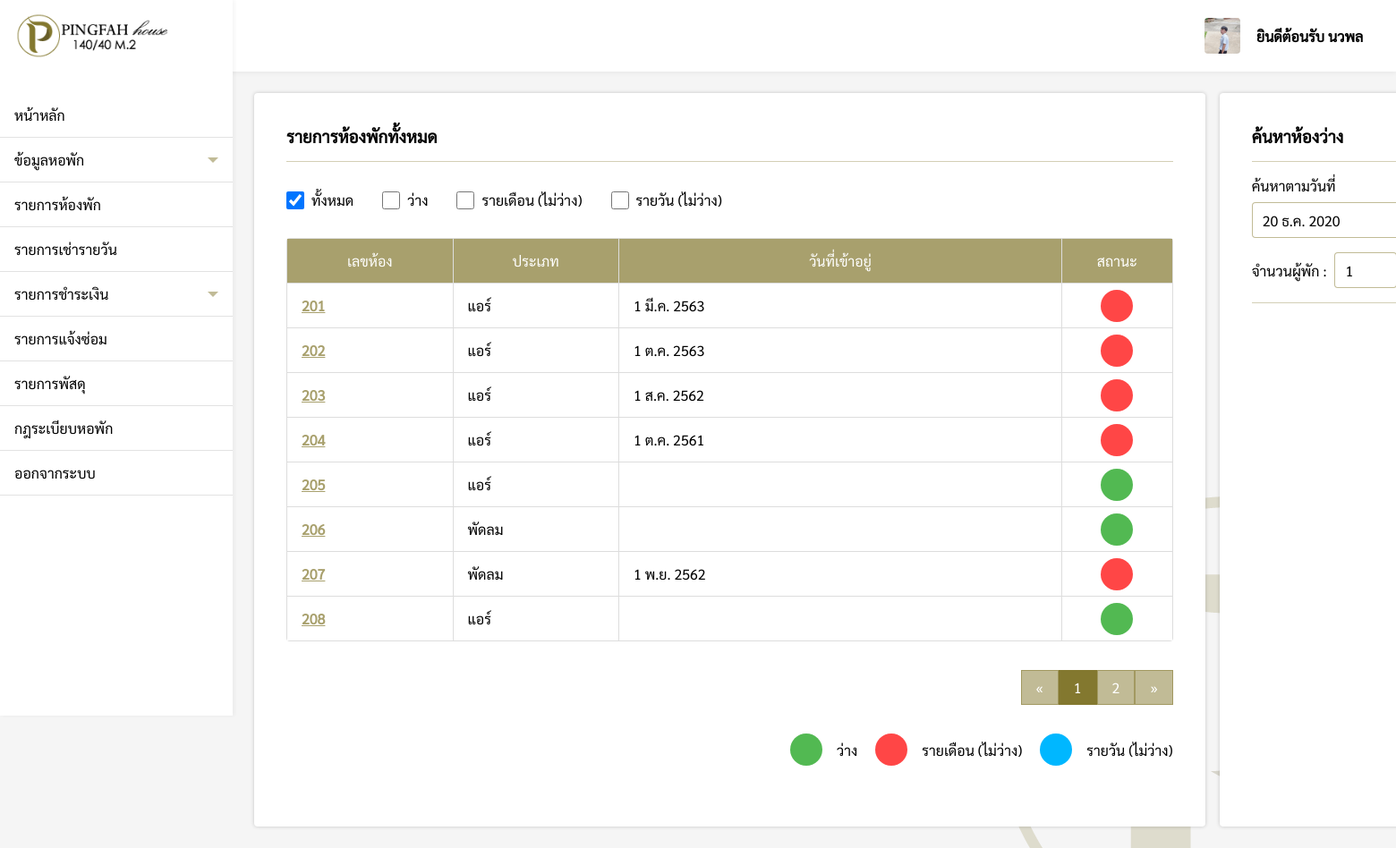
The app's page /pages/employee/roomList/index.php (signed in) with its own data.
### tables this page shows
CREATE TABLE `employee` (
  `id` int(11) NOT NULL,
  `title_name` varchar(200) NOT NULL,
  `firstname` varchar(200) NOT NULL,
  `lastname` varchar(200) NOT NULL,
  `nickname` varchar(200) NOT NULL,
  `position` varchar(200) NOT NULL,
  `id_card` varchar(200) NOT NULL,
  `tel` varchar(200) NOT NULL,
  `email` varchar(200) NOT NULL,
  `id_line` varchar(200) NOT NULL,
  `birthday` varchar(200) NOT NULL,
  `age` varchar(200) NOT NULL,
  `race` varchar(200) NOT NULL,
  `nationality` varchar(200) NOT NULL,
  `address` varchar(200) NOT NULL,
  `pic_idcard` varchar(200) NOT NULL,
  `pic_home` varchar(200) NOT NULL,
  `profile_img` varchar(200) NOT NULL,
  `username` varchar(200) NOT NULL,
  `password` varchar(200) NOT NULL
);

CREATE TABLE `roomlist` (
  `room_id` varchar(200) NOT NULL,
  `room_type` varchar(200) NOT NULL,
  `room_status` varchar(200) NOT NULL,
  `come` varchar(200) DEFAULT NULL,
  `check_in` varchar(200) DEFAULT NULL,
  `check_out` varchar(200) DEFAULT NULL
);

### pages/employee/roomList/index.php (the view, shortened to what this page needs)
<?php
if($_SESSION['level'] == 'employee'){
    include('../../connection.php');
    include('../../../components/sidebarEPY.php');
    $check = @$_REQUEST['Status'];
    $people = @$_REQUEST['people'];
    $num = 1;
    function DateThai($strDate)
    {
        $strYear = date("Y",strtotime($strDate))+543;
        $strMonth= date("n",strtotime($strDate));
        $strDay= date("j",strtotime($strDate));
        $strMonthCut = Array("","ม.ค.","ก.พ.","มี.ค.","เม.ย.","พ.ค.","มิ.ย.","ก.ค.","ส.ค.","ก.ย.","ต.ค.","พ.ย.","ธ.ค.");
        $strMonthThai=$strMonthCut[$strMonth];
        return "$strDay $strMonthThai $strYear";
    }
?>
<!DOCTYPE html>
<html lang="en">
<head>
    <link rel="stylesheet" href="../../../css/roomList.css">
    <link rel="stylesheet" href="../../../css/my-style.css">
</head>
<body>
    <div class="box" id="roomList">
        <div style="padding:24px;">
            <div class="box-grid">
                <div class="roomList-box">
                    <div>
                        <h3>รายการห้องพักทั้งหมด</h3>
                    </div>
                    <div class="hr"></div>
                    <div style="display:flex;align-items:center;">
                        <div style="padding:16px 16px 32px 0px;display:flex;align-items:center;">
                            <input type="checkbox" id="all" onchange="searchCheck(this.id)"
                                <?php if(!isset($check)){ echo "checked"; } ?>>
                            <label for="scales">ทั้งหมด</label>
                        </div>
                        <div style="padding:16px 16px 32px 16px;display:flex;align-items:center;">
                            <input type="checkbox" id="available" onchange="searchCheck(this.id)"
                                <?php if(isset($check)){ if($check == "available"){ echo "checked";}} ?>>
                            <label for="scales">ว่าง</label>
                        </div>
                        <div style="padding:16px 16px 32px 16px;display:flex;align-items:center;">
                            <input type="checkbox" id="unavailable" onchange="searchCheck(this.id)"
                                <?php if(isset($check)){ if($check == "unavailable"){ echo "checked";}} ?>>
                            <label for="scales">รายเดือน (ไม่ว่าง)</label>
                        </div>
                        <div style="padding:16px 16px 32px 16px;display:flex;align-items:center;">
                            <input type="checkbox" id="daily" onchange="searchCheck(this.id)"
                                <?php if(isset($check)){ if($check == "daily"){ echo "checked";}} ?>>
                            <label for="scales">รายวัน (ไม่ว่าง)</label>
                        </div>
                    </div>
                    <?php
                    $perpage = 8;
                    if(isset($_GET['page'])){
                        $page = $_GET['page'];
                    }else{
                        $page = 1;
                    }
                    $start = ($page - 1) * $perpage;
                    if($check == "available"){
                        $status = "ว่าง";
                        $roomlist = "SELECT * FROM  roomList WHERE room_status = '$status' ORDER BY room_id LIMIT {$start} , {$perpage}";
                    }else if($check == "unavailable"){
                        $status = "ไม่ว่าง";
                        $roomlist = "SELECT * FROM  roomList WHERE room_status = '$status' ORDER BY room_id LIMIT {$start} , {$perpage}";
                    }else{
                        $roomlist = "SELECT * FROM  roomList ORDER BY room_id LIMIT {$start} , {$perpage}";
                    }
                    $room_result = $conn->query($roomlist);
                    if ($room_result->num_rows > 0) {
                    ?>
                    <table>
                        <tr>
                            <th>เลขห้อง</th>
                            <th>ประเภท</th>
                            <th>วันที่เข้าอยู่</th>
                            <th>สถานะ</th>
                        </tr>
                        <?php
                            while($row = mysqli_fetch_array($room_result)) {
                        ?>
                        <form action="../roomList/function/editType.php?ID=<?php echo $row["room_id"]; ?>"
                            method='POST'>
                            <tr>
                                <td><a
                                        href="../roomList/room_id.php?ID=<?php echo $row[0] ?>"><?php echo $row["room_id"]; ?></a>
                                </td>
                                <td <?php echo "id='typeShow" .$row["room_id"] . "'" ?>><?php echo $row["room_type"]; ?>
                                </td>
                                <td>
                                    <?php if($row['come'] != null && $row['room_status'] != 'เช่ารายวัน'){ echo DateThai($row['come']); }; ?>
                                </td>
                                <td>
                                    <?php
                                        if($row["room_status"] == 'ว่าง'){
                                            echo "<div class='status-available'></div>";
                                        }else if($row["room_status"] == 'ไม่ว่าง'){
                                            echo "<div class='status-unavailable'></div>";
                                        }else if($row["room_status"] == 'เช่ารายวัน'){
                                            echo "<div class='status-daily'></div>";
                                        }
                                    ?>
                                </td>
                            </tr>
                        </form>
                        <?php  $num++; }?>
                    </table>
                    <?php
                    if($check == "available"){
                        $sql2 = "SELECT * FROM roomlist WHERE room_status = 'ว่าง'";
                    }else if($check == "unavailable"){
                        $sql2 = "SELECT * FROM roomlist WHERE room_status = 'ไม่ว่าง'";
                    }else if($check == "daily"){
                        $sql2 = "SELECT * FROM roomlist WHERE room_status = 'เช่ารายวัน'";
                    }else{
                        $sql2 = "SELECT * FROM roomlist";
                    }
                    $query2 = mysqli_query($conn, $sql2);
                    $total_record = mysqli_num_rows($query2);
                    $total_page = ceil($total_record / $perpage);
                    ?>
                    <div style="display:flex;justify-content:flex-end">
                        <div class="pagination">
                            <?php
                            if($check == "available"){
                            ?>
                            <a href="index.php?Status=available&page=1">&laquo;</a>
                            <?php for($i=1;$i<=$total_page;$i++){ ?>
                            <a href="index.php?Status=available&page=<?php echo $i; ?>"
                                <?php if($page == $i){ echo "style='background-color: rgb(131, 120, 47, 1);color:#fff;'"; }?>><?php echo $i; ?></a>
                            <?php } ?>
                            <a href="index.php?Status=available&page=<?php echo $total_page; ?>">&raquo;</a>
                            <?php
                            }else{
                            ?>
                            <a href="index.php?page=1">&laquo;</a>
                            <?php for($i=1;$i<=$total_page;$i++){ ?>
                            <a href="index.php?page=<?php echo $i; ?>"
                                <?php if($page == $i){ echo "style='background-color: rgb(131, 120, 47, 1);color:#fff;'"; }?>><?php echo $i; ?></a>
                            <?php } ?>
                            <a href="index.php?page=<?php echo $total_page; ?>">&raquo;</a>
                            <?php } ?>
                        </div>
                    </div>
                    <?php
                    }else{
                        echo "<div style='padding:32px 0'>ไม่มีรายการห้องพัก</div>";
                    }
                    ?>
                    <div style="display:flex;justify-content:flex-end;">
                        <div class="status-grid">
                            <div class="sub-grid">
                                <div class='status-available'></div>
                                <label>ว่าง</label>
                            </div>
                            <div class="sub-grid">
                                <div class='status-unavailable'></div>
                                <label>รายเดือน (ไม่ว่าง)</label>
                            </div>
                            <div class="sub-grid">
                                <div class='status-daily'></div>
                                <label>รายวัน (ไม่ว่าง)</label>
                            </div>
                        </div>
                    </div>
                </div>
                <div class="roomList-box">
                    <h3>ค้นหาห้องว่าง</h3>
                    <div class="hr"></div>
                    <label>ค้นหาตามวันที่</label>
                    <div style="display:flex;align-items:center;padding-top:8px;">
                        <div style="position:relative;">
                            <p id="check_in_date" class="dateText"></p>
                        </div>
                    </div>
                    <div style="display:flex;align-items:center;padding-top:16px;">
                        <div style="display:flex;align-items:center;">
                            <label>จำนวนผู้พัก : </label>
                            <div style="position:relative;padding:0 8px;height:40px;">
                                <input type="number" id="people" name="people" min="1" max="10"
                                    value="<?php echo $people; ?>"
                                    oninput="this.value = this.value > 10 ? 10 : Math.abs(this.value)">
                            </div>
                        </div>
                    </div>
                    <div class="hr"></div>
                </div>
            </div>
        </div>
</body>
</html>
<?php
}else{
    Header("Location: ../../login.php");
}
?>

### components/sidebarEPY.php (shortened to what this page needs)
<!DOCTYPE html>
<html lang="en">
<head>
    <link rel="stylesheet" href="/Pingfah/css/navbar.css">
</head>
<body onload="menubar()">
    <div >
        <div class="sidebar">
            <div class="logo_box">
                <img src="/Pingfah/img/logo.png" alt="logo" class="logo">
            </div>
            <ul>
                <a href="/Pingfah/pages/employee/index.php">
                    <li id="main">หน้าหลัก</li>
                </a>
                <li class="dropdown-btn">
                    ข้อมูลหอพัก
                    <div id="arrow-down" class="arrow-down"></div>
                </li>
                <a href="/Pingfah/pages/employee/roomList/index.php">
                    <li id="roomlist">รายการห้องพัก</li>
                </a>
                <a href="/Pingfah/pages/employee/daily/index.php">
                    <li id="daily">รายการเช่ารายวัน</li>
                </a>
                <li class="dropdown-btn2">
                    รายการชำระเงิน
                    <div id="arrow-down2" class="arrow-down"></div>
                </li>
                <a href="/Pingfah/pages/employee/repair/index.php">
                    <li id="repair">รายการแจ้งซ่อม</li>
                </a>
                <a href="/Pingfah/pages/employee/package/index.php">
                    <li id="package">รายการพัสดุ</li>
                </a>
                <a href="/Pingfah/pages/employee/rule/index.php">
                    <li id="rule">กฎระเบียบหอพัก</li>
                </a>
                <a href="/Pingfah/pages/logout.php">
                    <li class="logout">ออกจากระบบ</li>
                </a>
            </ul>
        </div>
        <div class="topbar">
            <div style="padding:16px 24px">
            </div>
            <a href="/Pingfah/pages/employee/myprofile/index.php">
                <div class="profile">
                    <?php
                    $user = $_SESSION['ID'];
                    $sql = "SELECT * FROM employee WHERE username = '$user'";
                    $profile_result = $conn->query($sql);
                    if ($profile_result->num_rows > 0) {
                        while($profile = $profile_result->fetch_assoc()) {
                    ?>
                    <img src="<?php if(isset($profile['profile_img'])){ echo "/Pingfah/pages/images/employee/".$_SESSION['ID']."/".$profile['profile_img']; }else{ echo "https://sites.google.com/site/rabbiteieicom/_/rsrc/1467891358746/home/image8.jpg"; } ?>"
                        alt="profile_logo" class="profile-logo">
                    <p class="profile-text">ยินดีต้อนรับ <?php echo $_SESSION['name']; ?></p>
                    <?php }} ?>
                </div>
            </a>
        </div>
    </div>
</body>
</html>

### css/navbar.css (style rules this page uses)
* { margin: 0; padding: 0; box-sizing: border-box; font-family: Sarabun; }
body { width: 100%; min-height: 100vh; background: url(../img/tool/submain-banner.png) #f5f5f5 no-repeat bottom right; }
.sidebar { width: 260px; min-height: 100vh; background-color: #fff; position: fixed; z-index: 15; -webkit-box-shadow: 2px 0px 4px 0px rgba(0, 0, 0, 0.05); -moz-box-shadow: 2px 0px 4px 0px rgba(0, 0, 0, 0.05); box-shadow: 2px 0px 4px 0px rgba(48, 35, 35, 0.05); }
.sidebar .logo_box { width: 100%; height: 80px; padding-left: 16px; display: flex; justify-content: flex-start; align-items: center; }
.sidebar .logo { width: 90%; height: 90%; object-fit: contain; }
.sidebar ul { margin-top: 24px; }
.sidebar ul a { text-decoration: none; color: #000; }
.sidebar li { width: 100%; height: 50px; padding: 0 16px; border-bottom: 1px solid rgb(226, 226, 226); display: flex; justify-content: flex-start; align-items: center; transition: 0.08s; cursor: pointer; }
.sidebar .dropdown-btn, .sidebar .dropdown-btn2 { display: flex; justify-content: space-between; }
.sidebar .arrow-down { width: 0; height: 0; border-left: 6px solid transparent; border-right: 6px solid transparent; border-top: 6px solid rgba(131, 120, 47, 0.5); }
.topbar { width: 100%; height: 80px; padding-left: 260px; background-color: #fff; position: fixed; display: flex; justify-content: space-between; align-items: center; z-index: 14; -webkit-box-shadow: 0px 2px 5px 0px rgba(0, 0, 0, 0.05); -moz-box-shadow: 0px 2px 5px 0px rgba(0, 0, 0, 0.05); box-shadow: 0px 2px 5px 0px rgba(0, 0, 0, 0.05); }
.topbar a { color: #000; text-decoration: none; }
.topbar .profile { display: grid; grid-template-columns: 60px auto; width: 240px; height: 80px; padding-left: 16px; cursor: pointer; transition: 0.3s; }
.topbar .profile-logo { width: 40px; height: 40px; display: block; margin: auto; border-radius: 4px; object-fit: cover; }
.topbar .profile-text { font-size: 16px; font-weight: bold; display: flex; justify-content: flex-start; align-items: center; padding: 8px; }

### records on screen
employee: profile_img (picture)
roomlist: room_id "201", room_type "แอร์", come "1 มี.ค. 2563", room_status "ไม่ว่าง" (drawn)
roomlist: room_id "202", room_type "แอร์", come "1 ต.ค. 2563", room_status "ไม่ว่าง" (drawn)
roomlist: room_id "203", room_type "แอร์", come "1 ส.ค. 2562", room_status "ไม่ว่าง" (drawn)
roomlist: room_id "204", room_type "แอร์", come "1 ต.ค. 2561", room_status "ไม่ว่าง" (drawn)
roomlist: room_id "205", room_type "แอร์", room_status "ว่าง" (drawn)
roomlist: room_id "206", room_type "พัดลม", room_status "ว่าง" (drawn)
roomlist: room_id "207", room_type "พัดลม", come "1 พ.ย. 2562", room_status "ไม่ว่าง" (drawn)
roomlist: room_id "208", room_type "แอร์", room_status "ว่าง" (drawn)
